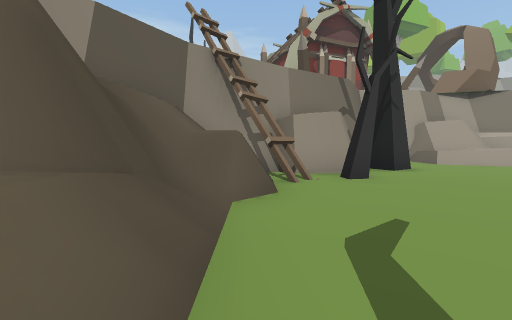
view 1 (above)

24 first-person views from a walk through a scene from a Unity 3-D project. The camera is 1.4 m above the floor, tilts 4° down and sees 90° across. The floor is counted in squares, 2 m on a side. Each view is taken from the middle of a square. On the plan, view 1 faces up. The plan holds only what a view shows up to about 9 squares ahead; the rest is blank. The place goes on beyond the plan. The player is left out. Some animated figures are left out. Some surface patterns are stand-ins.

view 2
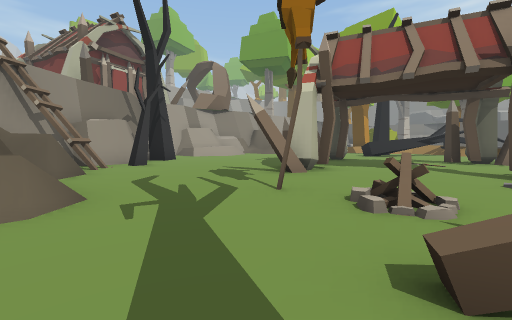

view 3
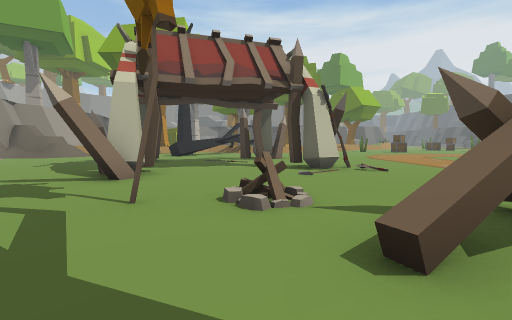

view 4
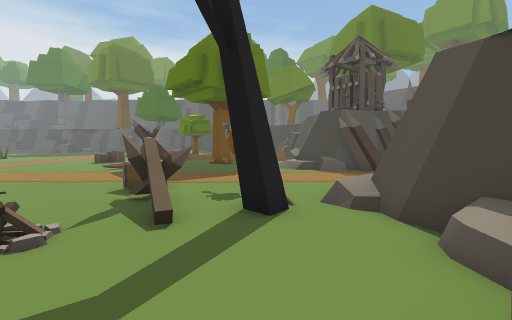

view 5
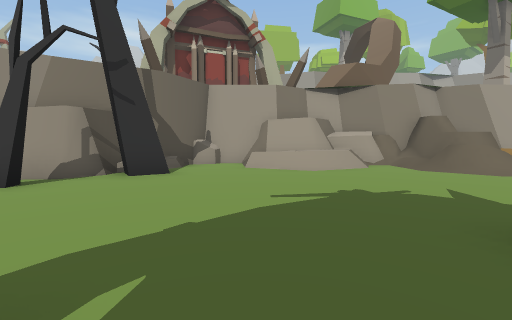

view 6
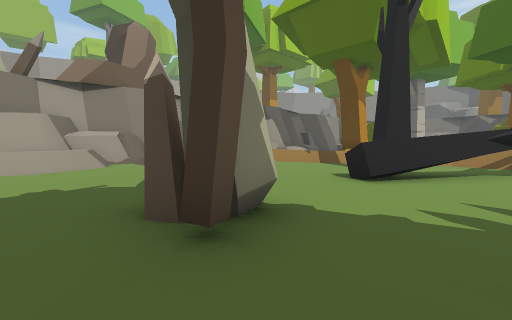

view 7
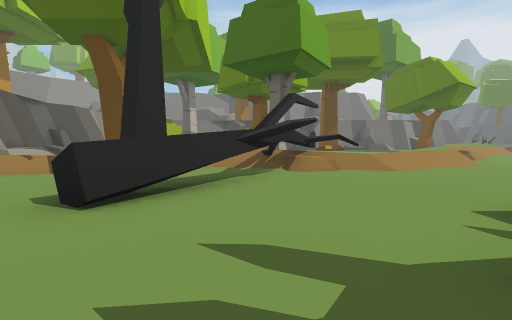

view 8
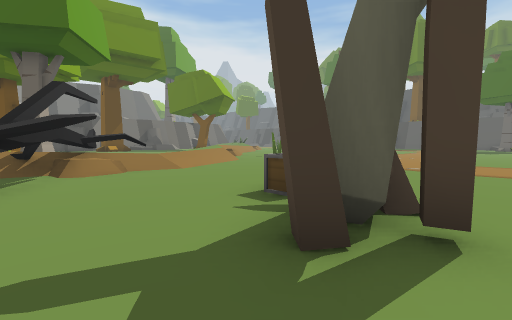

view 9
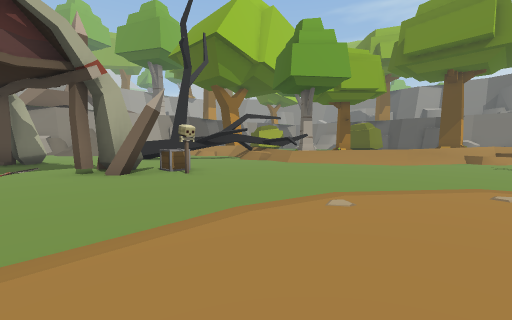

view 10
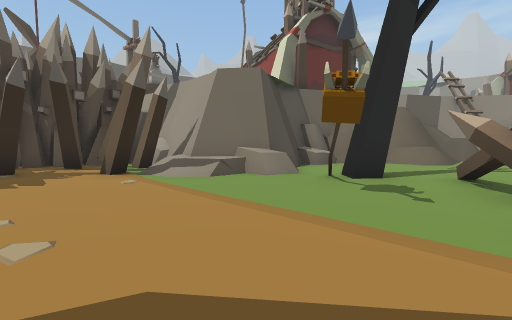

view 11
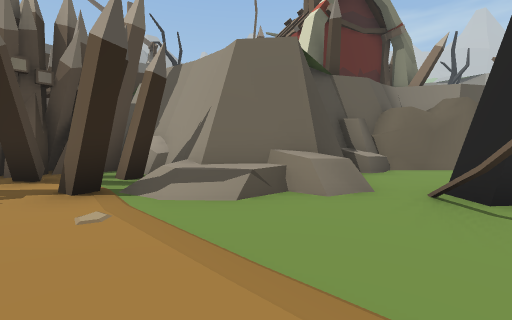

view 12
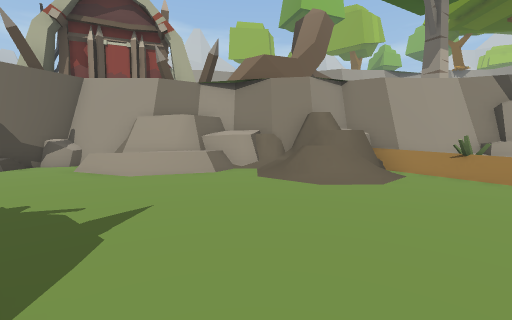

view 13
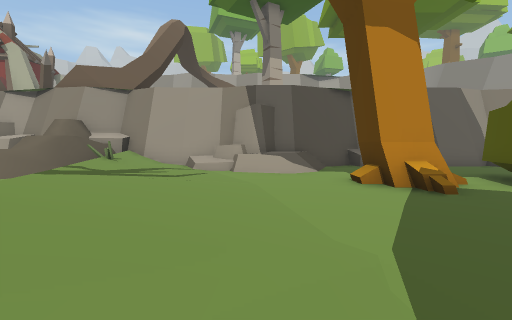

view 14
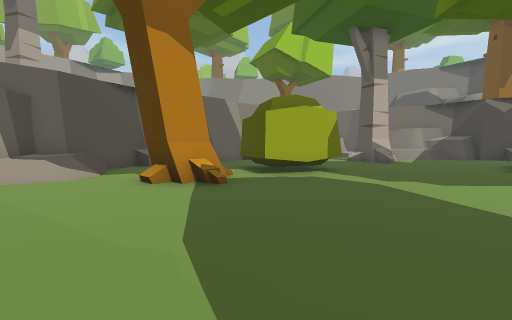

view 15
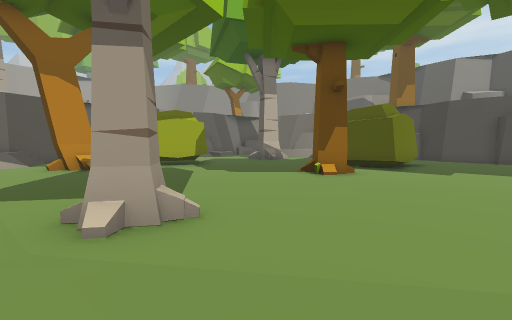

view 16
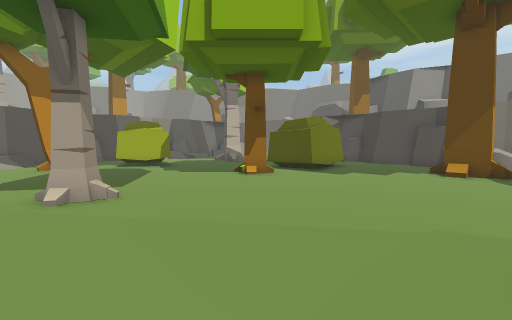

view 17
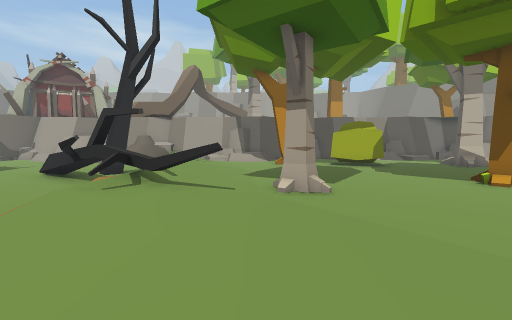

view 18
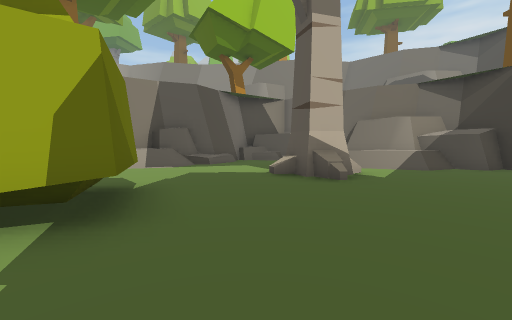

view 19
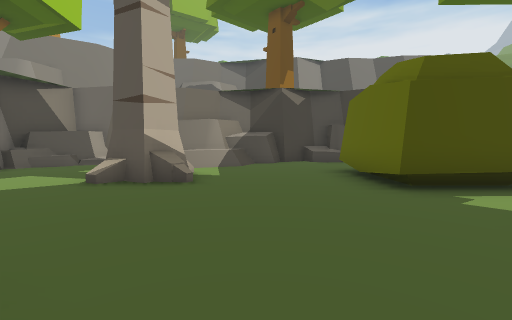

view 20
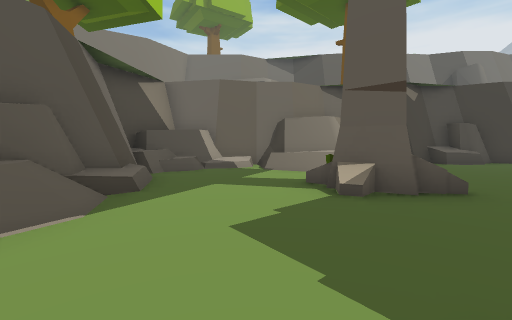

view 21
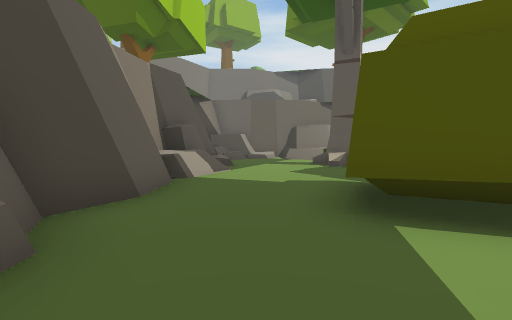

view 22
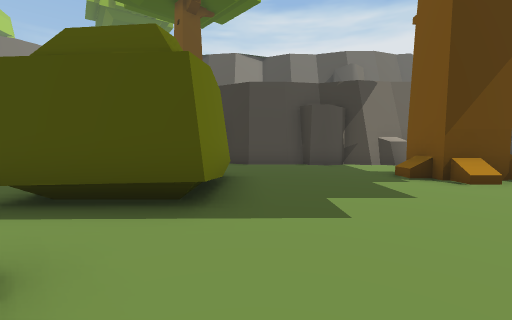

view 23
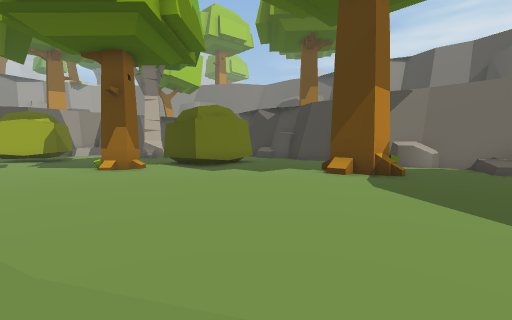

view 24
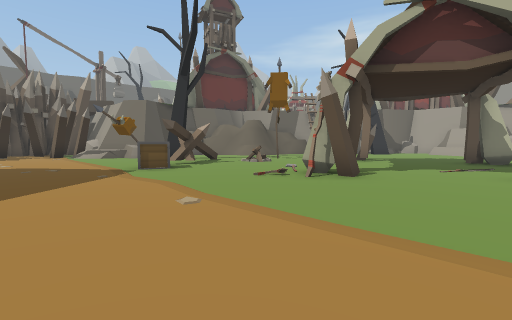

### Floor plan
Key: @ floor where view 1 was taken; # wall or solid block; . main floor; : floor 0.25 m higher than the main floor; + floor 0.75 m higher than the main floor; * floor 1 m higher than the main floor; / step, stairs or slope; = window, fence, low wall or low ledge; ^ raised ledge; v drop or lower ground; T tree; H house; C crate; R rock; O other object.
Columns run from 9 left of view 1 to 33 right of it. Each row starts with its distance up from view 1.
 11                       #
 10              #####^########  ##^##########
  9             ##./##//##=///^##=.....//////##
  8             #..=/=//v////////............/#
  7            ##T...../=//=///... ..T......./#
  6         /###...........////../T:TTT...T./+#
  5        ####T............////../.TTT...T /*#
  4       ####..............=///............//#
  3       #==........H.......///............./#
  2      ####.....H..HH..TTT. //..............#
  1      #=#/....HH.......TT.///.........TT#..^
  0      ##//@.............TT///......TT.TTT..^
 -1      #/................./TT/.T.......TTT..#
 -2      #/....O.......#....//TT/.............#
 -3      #R..=.....H...HC..../////............#
 -4      RR.T.O....#........./////............#
 -5 # ##RR:.O.O..............//////......../..#
 -6 #### /.....C..............//////....../# .#
 -7 ##O.#...................../=/////....../..#
 -8  #O.........................=/  /.........#
 -9  ###........................//  //......./#

Positions as (right, up) in squares from view 1, and headings:
1: (0, 0), facing up
2: (-1, -3), facing up-right
3: (-1, -2), facing right
4: (-1, 1), facing down
5: (6, 1), facing up
6: (7, 0), facing up-right
7: (9, 0), facing right
8: (9, 0), facing down-right
9: (8, -9), facing up-right
10: (1, -9), facing up-left
11: (-1, -8), facing up-left
12: (10, 2), facing up
13: (18, 1), facing up
14: (18, 1), facing up-right
15: (19, -4), facing up-right
16: (19, -7), facing up-right
17: (19, -7), facing up
18: (24, 2), facing up-right
19: (24, 3), facing right
20: (25, 7), facing right
21: (21, 8), facing right
22: (25, -2), facing right
23: (23, -9), facing up-right
24: (9, -9), facing up-left
